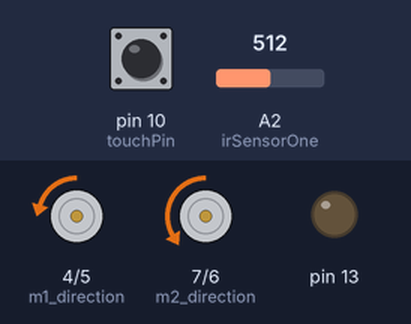
Recording of a sketch running on a simulated Arduino Uno, built with avr-gcc and run on an emulated ATmega328P. Shown: direction and speed pins drawn as motors (green arrow = direction pin HIGH = forward, orange = LOW = backward, longer = more drive), output pins drawn as LEDs (lit = HIGH). The test bench sets the inputs (shaded band); at power-on: A2 (irSensorOne) = 512, pin 10 (touchPin) HIGH.

Above: at 3.2 s.
3.3 s: A2 (irSensorOne) set to 90
At 4.2 s:
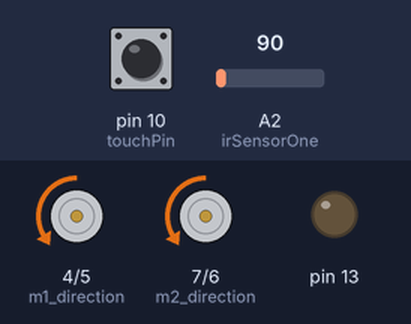
6.3 s: A2 (irSensorOne) set to 106
9.3 s: pin 10 (touchPin) pulled LOW for 0.15 s
At 9.9 s:
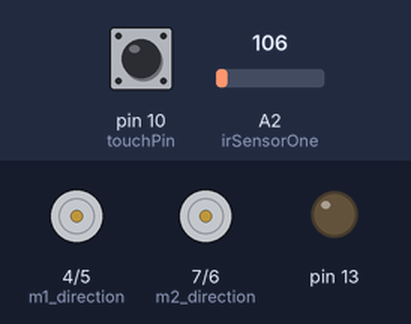
12.4 s: pin 10 (touchPin) pulled LOW for 1 s
At 14.2 s:
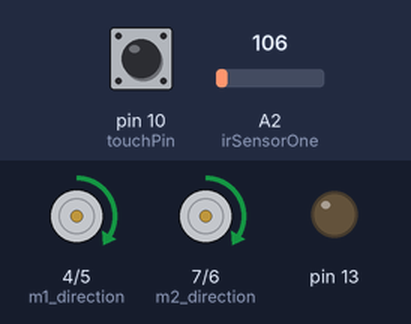
16.4 s: pin 10 (touchPin) pulled LOW for 3.2 s
At 23.3 s:
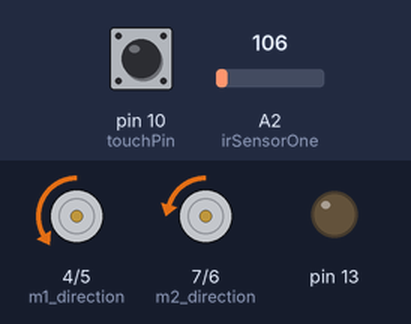
Timing chart, 0 to 23.6 s (numbered marks = the images above; inputs shaded):
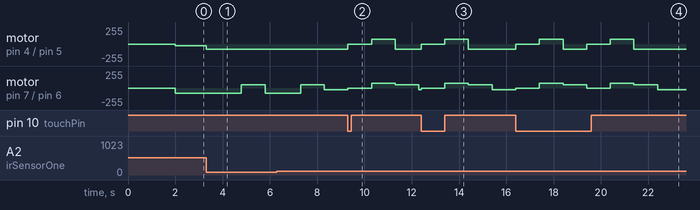

Measured:
- after the input at 3.3 s, motor on pin 4 (m1_direction) / pin 5 (m1_speed): backward 25/255 → backward 75/255 at once; motor on pin 7 (m2_direction) / pin 6 (m2_speed): backward 75/255 → forward 50/255 after 1.5 s, → backward 75/255 1.0 s later
- after the input at 9.3 s, motor on pin 4 (m1_direction) / pin 5 (m1_speed): backward 75/255 → stopped at once, → forward 75/255 1.0 s later, → backward 75/255 1.0 s later; motor on pin 7 (m2_direction) / pin 6 (m2_speed): backward 25/255 → stopped at once, → forward 75/255 1.0 s later, → forward 50/255 1.0 s later, → backward 25/255 1.0 s later
- after the input at 12.4 s, motor on pin 4 (m1_direction) / pin 5 (m1_speed): backward 75/255 → stopped at once, → forward 75/255 1.0 s later, → backward 75/255 1.0 s later; motor on pin 7 (m2_direction) / pin 6 (m2_speed): backward 25/255 → stopped at once, → forward 75/255 1.0 s later, → forward 50/255 1.0 s later, → backward 25/255 1.0 s later

The sketch:

right_corner_wall_following.ino
```cpp
const int m1_direction = 4;
const int m1_speed = 5;
const int m2_direction = 7;
const int m2_speed = 6;
const int touchPin = 10;
const int irSensorOne = A2;
const int irSensorTwo = A3;

// Set the desired distance from the wall
const int desiredDistance = 150;  // Adjust this value as needed

// Set the desired drop off threshold
const int dropOffThreshold = 100;  // Adjust this value as needed

// Speed for adjusting robot position
const int adjustSpeed = 25;

void setup() {
  pinMode(m1_direction, OUTPUT);
  pinMode(m1_speed, OUTPUT);
  pinMode(m2_direction, OUTPUT);
  pinMode(m2_speed, OUTPUT);
  pinMode(touchPin, INPUT);
  pinMode(irSensorOne, INPUT);
  pinMode(irSensorTwo, INPUT);
  pinMode(13, OUTPUT);

  // pause briefly when the robot is turned on
  delay(2000); // pause for 2 seconds
}

void loop() {
  bool touchValue = digitalRead(touchPin);
  float distanceRight = getDistance(irSensorOne);

  if (touchValue == LOW) {
    // obstacle detected, stop both motors
    stopMotors();
    delay(1000); // pause for 1 second

    // back up
    backup();
    // rotate counterclockwise
    rotateCounterClockwise();
  } else {
    if (distanceRight < dropOffThreshold) {
      // Detects drop-off; wall "disappears"
      stopMotors();
      moveForward();
      delay(1500); // pause for 1.5 seconds
      rotateCounterClockwise();
    } else {

    // No obstacle detected, follow the wall
    if (distanceRight > desiredDistance) {
      // Too far from the wall, adjust to the right
      adjustRight();
    } else if (distanceRight < desiredDistance) {
      // Too close to the wall, adjust to the left
      adjustLeft();
    } else {
      // Maintain the desired distance, move forward
      moveForward();
    }
    }
  }
}

// Function to get distance from Sharp IR sensor
float getDistance(int irSensorOne) {
  // Read the analog value from the sensor
  int sensorValue = analogRead(irSensorOne);
  return sensorValue;
}

// Function to stop both motors
void stopMotors() {
  digitalWrite(m1_direction, HIGH);
  digitalWrite(m2_direction, HIGH);
  analogWrite(m1_speed, 0);
  analogWrite(m2_speed, 0);
}

// Function to move the robot forward
void moveForward() {
  digitalWrite(m1_direction, LOW);
  digitalWrite(m2_direction, LOW);
  analogWrite(m1_speed, 75);
  analogWrite(m2_speed, 75);
}

// Function to adjust the robot position to the right
void adjustRight() {
  digitalWrite(m1_direction, LOW);
  digitalWrite(m2_direction, LOW);
  analogWrite(m1_speed, adjustSpeed);
  analogWrite(m2_speed, 75);
}

// Function to adjust the robot position to the left
void adjustLeft() {
  digitalWrite(m1_direction, LOW);
  digitalWrite(m2_direction, LOW);
  analogWrite(m1_speed, 75);
  analogWrite(m2_speed, adjustSpeed);
}

// Function to make the robot back up
void backup() {
  digitalWrite(m1_direction, HIGH);
  digitalWrite(m2_direction, HIGH);
  analogWrite(m1_speed, 75);
  analogWrite(m2_speed, 75);
  delay(1000); // back up for 1 second
}

// Function to rotate the robot counterclockwise
void rotateCounterClockwise() {
  digitalWrite(m1_direction, LOW);
  digitalWrite(m2_direction, HIGH);
  analogWrite(m1_speed, 75);
  analogWrite(m2_speed, 50);
  delay(1000); // rotate for 1 second
}
```
